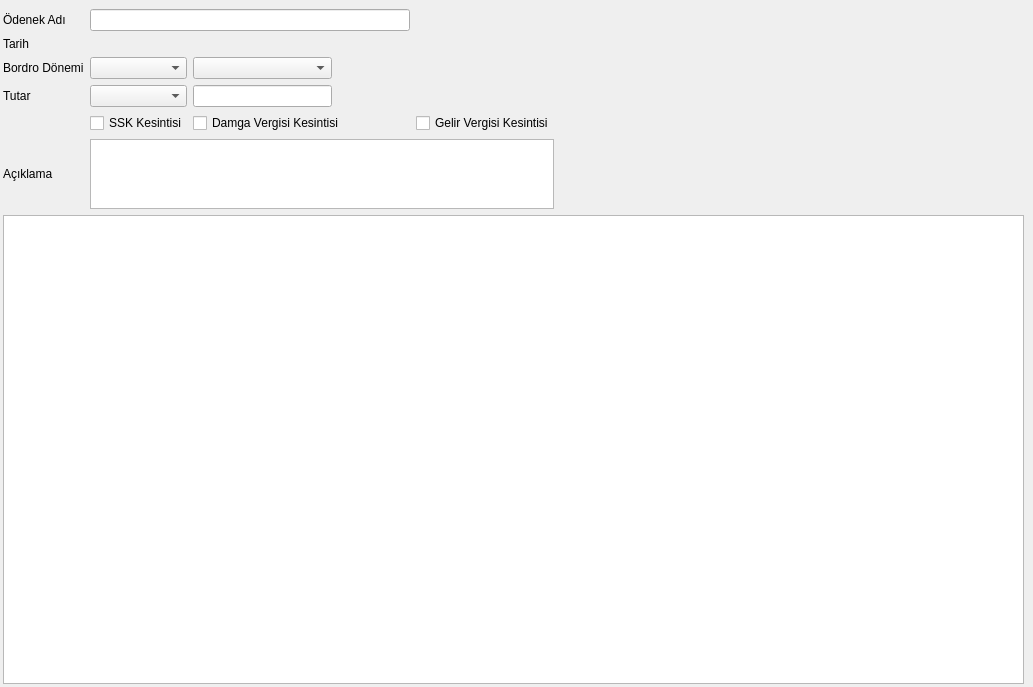
<?xml version="1.0" encoding="UTF-8"?>
<ui version="4.0">
 <class>PRS_EK_ODENEK_VE_KESINTI_FISI</class>
 <widget class="QDialog" name="PRS_EK_ODENEK_VE_KESINTI_FISI">
  <property name="geometry">
   <rect>
    <x>0</x>
    <y>0</y>
    <width>1033</width>
    <height>687</height>
   </rect>
  </property>
  <property name="sizePolicy">
   <sizepolicy hsizetype="Expanding" vsizetype="Expanding">
    <horstretch>5</horstretch>
    <verstretch>0</verstretch>
   </sizepolicy>
  </property>
  <property name="windowTitle">
   <string>Dialog</string>
  </property>
  <layout class="QGridLayout" name="gridLayout_2" rowstretch="0,10,60" columnstretch="1000,0">
   <property name="margin">
    <number>3</number>
   </property>
   <item row="0" column="0" colspan="2">
    <widget class="QWidget" name="kernel_buttons_widget" native="true"/>
   </item>
   <item row="1" column="0">
    <layout class="QGridLayout" name="gridLayout" rowstretch="1,1,1,1,1,1" columnstretch="1,5,5,5,5,50">
     <item row="0" column="0">
      <widget class="QLabel" name="label">
       <property name="sizePolicy">
        <sizepolicy hsizetype="Fixed" vsizetype="Fixed">
         <horstretch>0</horstretch>
         <verstretch>0</verstretch>
        </sizepolicy>
       </property>
       <property name="text">
        <string>Ödenek Adı</string>
       </property>
      </widget>
     </item>
     <item row="0" column="4">
      <spacer name="horizontalSpacer_2">
       <property name="orientation">
        <enum>Qt::Horizontal</enum>
       </property>
       <property name="sizeHint" stdset="0">
        <size>
         <width>40</width>
         <height>20</height>
        </size>
       </property>
      </spacer>
     </item>
     <item row="2" column="0">
      <widget class="QLabel" name="label_6">
       <property name="sizePolicy">
        <sizepolicy hsizetype="Fixed" vsizetype="Fixed">
         <horstretch>0</horstretch>
         <verstretch>0</verstretch>
        </sizepolicy>
       </property>
       <property name="text">
        <string>Bordro Dönemi</string>
       </property>
      </widget>
     </item>
     <item row="5" column="0">
      <widget class="QLabel" name="label_4">
       <property name="sizePolicy">
        <sizepolicy hsizetype="Fixed" vsizetype="Fixed">
         <horstretch>0</horstretch>
         <verstretch>0</verstretch>
        </sizepolicy>
       </property>
       <property name="text">
        <string>Açıklama</string>
       </property>
      </widget>
     </item>
     <item row="2" column="1">
      <widget class="QComboBox" name="comboBox_bordro_donemi_ay"/>
     </item>
     <item row="2" column="2">
      <widget class="QComboBox" name="comboBox_bordro_donemi_yil"/>
     </item>
     <item row="4" column="1">
      <widget class="QCheckBox" name="checkBox_ssk_kesintisi">
       <property name="sizePolicy">
        <sizepolicy hsizetype="Fixed" vsizetype="Fixed">
         <horstretch>0</horstretch>
         <verstretch>0</verstretch>
        </sizepolicy>
       </property>
       <property name="text">
        <string>SSK Kesintisi</string>
       </property>
      </widget>
     </item>
     <item row="4" column="2" colspan="2">
      <widget class="QCheckBox" name="checkBox_damga_vergisi_kesintisi">
       <property name="sizePolicy">
        <sizepolicy hsizetype="Fixed" vsizetype="Fixed">
         <horstretch>0</horstretch>
         <verstretch>0</verstretch>
        </sizepolicy>
       </property>
       <property name="text">
        <string>Damga Vergisi Kesintisi</string>
       </property>
      </widget>
     </item>
     <item row="5" column="1" colspan="4">
      <widget class="QLimitedTextEdit" name="limitedTextEdit_aciklama"/>
     </item>
     <item row="3" column="0">
      <widget class="QLabel" name="label_2">
       <property name="sizePolicy">
        <sizepolicy hsizetype="Fixed" vsizetype="Fixed">
         <horstretch>0</horstretch>
         <verstretch>0</verstretch>
        </sizepolicy>
       </property>
       <property name="text">
        <string>Tutar</string>
       </property>
      </widget>
     </item>
     <item row="3" column="2">
      <widget class="QCommaEdit" name="commaEdit_tutar">
       <property name="whatsThis">
        <string>Sayilari formatina(Or:1,000,234.50) donusturur. </string>
       </property>
       <property name="QCommaEdit" stdset="0">
        <rect>
         <x>0</x>
         <y>0</y>
         <width>100</width>
         <height>100</height>
        </rect>
       </property>
      </widget>
     </item>
     <item row="3" column="1">
      <widget class="QComboBox" name="comboBox_yuzde_mi"/>
     </item>
     <item row="4" column="4">
      <widget class="QCheckBox" name="checkBox_gelir_vergisi_kesintisi">
       <property name="sizePolicy">
        <sizepolicy hsizetype="Fixed" vsizetype="Fixed">
         <horstretch>0</horstretch>
         <verstretch>0</verstretch>
        </sizepolicy>
       </property>
       <property name="text">
        <string>Gelir Vergisi Kesintisi</string>
       </property>
      </widget>
     </item>
     <item row="1" column="0">
      <widget class="QLabel" name="label_3">
       <property name="sizePolicy">
        <sizepolicy hsizetype="Fixed" vsizetype="Fixed">
         <horstretch>0</horstretch>
         <verstretch>0</verstretch>
        </sizepolicy>
       </property>
       <property name="text">
        <string>Tarih</string>
       </property>
      </widget>
     </item>
     <item row="1" column="1" colspan="2">
      <widget class="QAdakDate" name="adakDate_odenek_kesinti_tarihi" native="true">
       <property name="minimumSize">
        <size>
         <width>242</width>
         <height>0</height>
        </size>
       </property>
       <property name="maximumSize">
        <size>
         <width>242</width>
         <height>30</height>
        </size>
       </property>
       <property name="whatsThis">
        <string>Tarih WidgetÄ± </string>
       </property>
       <property name="QAdakDate" stdset="0">
        <rect>
         <x>0</x>
         <y>0</y>
         <width>100</width>
         <height>100</height>
        </rect>
       </property>
      </widget>
     </item>
     <item row="4" column="5">
      <spacer name="horizontalSpacer">
       <property name="orientation">
        <enum>Qt::Horizontal</enum>
       </property>
       <property name="sizeHint" stdset="0">
        <size>
         <width>40</width>
         <height>20</height>
        </size>
       </property>
      </spacer>
     </item>
     <item row="0" column="1" colspan="3">
      <widget class="QLineEdit" name="lineEdit_odenek_kesinti_adi"/>
     </item>
    </layout>
   </item>
   <item row="2" column="0">
    <widget class="QTableWidget" name="table_widget"/>
   </item>
  </layout>
 </widget>
 <customwidgets>
  <customwidget>
   <class>QAdakDate</class>
   <extends>QWidget</extends>
   <header>QAdakDate.h</header>
  </customwidget>
  <customwidget>
   <class>QCommaEdit</class>
   <extends>QLineEdit</extends>
   <header>QCommaEdit.h</header>
  </customwidget>
  <customwidget>
   <class>QLimitedTextEdit</class>
   <extends>QTextEdit</extends>
   <header>QLimitedTextEdit.h</header>
  </customwidget>
 </customwidgets>
 <tabstops>
  <tabstop>lineEdit_odenek_kesinti_adi</tabstop>
  <tabstop>adakDate_odenek_kesinti_tarihi</tabstop>
  <tabstop>comboBox_bordro_donemi_ay</tabstop>
  <tabstop>comboBox_bordro_donemi_yil</tabstop>
  <tabstop>comboBox_yuzde_mi</tabstop>
  <tabstop>commaEdit_tutar</tabstop>
  <tabstop>checkBox_ssk_kesintisi</tabstop>
  <tabstop>checkBox_damga_vergisi_kesintisi</tabstop>
  <tabstop>checkBox_gelir_vergisi_kesintisi</tabstop>
  <tabstop>limitedTextEdit_aciklama</tabstop>
  <tabstop>table_widget</tabstop>
 </tabstops>
 <resources/>
 <connections/>
</ui>
